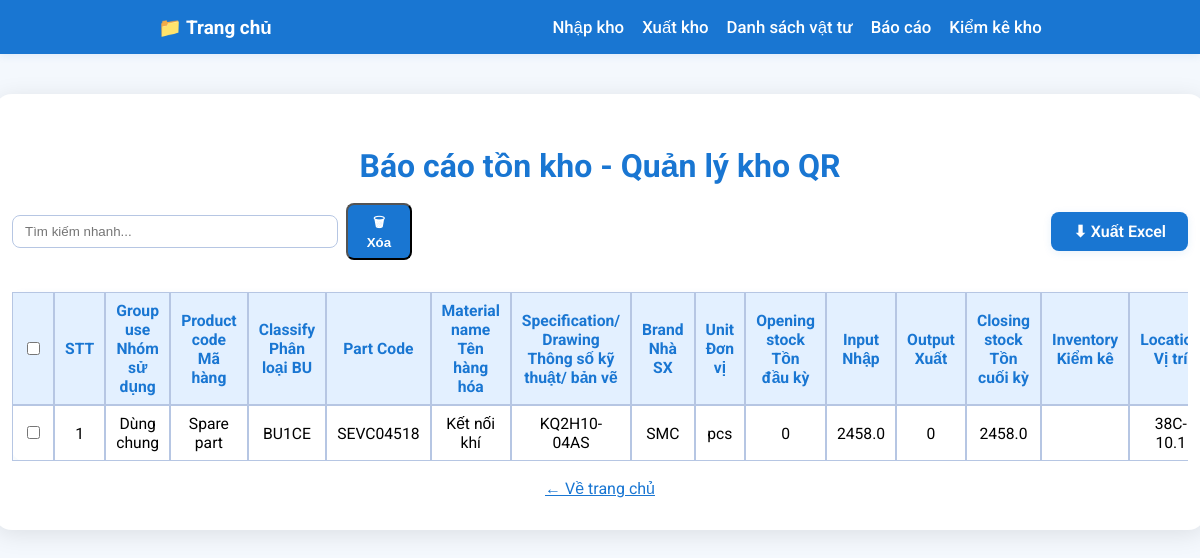
The page /bao-cao on the database as committed earlier.
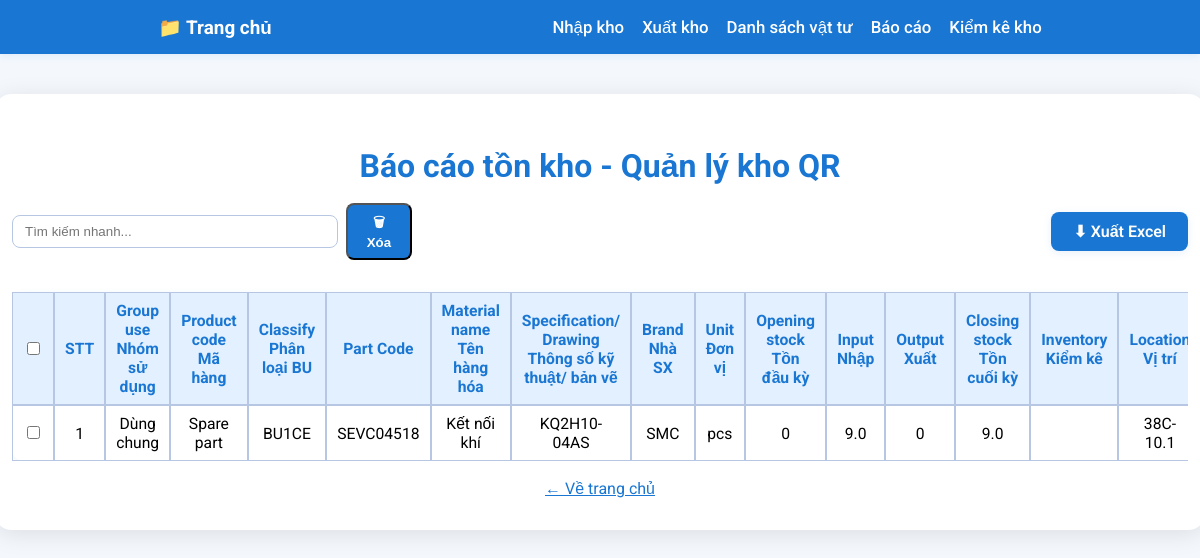
The same page on the database as committed later.
### tables this page shows
CREATE TABLE MATERIAL (
            material_id INTEGER PRIMARY KEY,
            product_code TEXT,
            material_name TEXT,
            part_code TEXT,
            group_name TEXT,
            classification TEXT,
            specification TEXT,
            brand_name TEXT,
            unit TEXT,
            supplier_name TEXT,
            location TEXT,
            status TEXT,
            created_at DATETIME,
            updated_at DATETIME
        , imported_by TEXT, quantity INTEGER DEFAULT 0);

### app.py (the view)
@app.route('/bao-cao')
def bao_cao():
    conn = get_db_connection()
    products = conn.execute('''
        SELECT * FROM MATERIAL WHERE material_id IN (
            SELECT MAX(material_id) FROM MATERIAL GROUP BY part_code
        )
    ''').fetchall()
    report = []
    for idx, row in enumerate(products, 1):
        material_id = row['material_id']
        part_code = row['part_code']
        input_qty = conn.execute('''SELECT COALESCE(SUM(quantity),0) FROM STOCK_TRANSACTION WHERE material_id IN (SELECT material_id FROM MATERIAL WHERE part_code=?) AND transaction_type="input"''', (part_code,)).fetchone()[0]
        output_qty = conn.execute('''SELECT COALESCE(SUM(quantity),0) FROM STOCK_TRANSACTION WHERE material_id IN (SELECT material_id FROM MATERIAL WHERE part_code=?) AND transaction_type="output"''', (part_code,)).fetchone()[0]
        inventory_row = conn.execute('''SELECT quantity, created_at FROM STOCK_TRANSACTION WHERE material_id IN (SELECT material_id FROM MATERIAL WHERE part_code=?) AND transaction_type="inventory" ORDER BY created_at DESC LIMIT 1''', (part_code,)).fetchone()
        inventory_qty = inventory_row['quantity'] if inventory_row else ''
        inventory_time = inventory_row['created_at'] if inventory_row else ''
        opening_row = conn.execute('''SELECT quantity FROM STOCK_TRANSACTION WHERE material_id IN (SELECT material_id FROM MATERIAL WHERE part_code=?) AND transaction_type="inventory" ORDER BY created_at ASC LIMIT 1''', (part_code,)).fetchone()
        opening_stock = opening_row['quantity'] if opening_row else 0
        closing_stock = opening_stock + input_qty - output_qty
        report.append({
            'stt': idx,
            'group_use': row['group_name'] if 'group_name' in row.keys() else '',
            'product_code': row['product_code'] if 'product_code' in row.keys() else '',
            'classify': row['classification'] if 'classification' in row.keys() else '',
            'part_code': row['part_code'] if 'part_code' in row.keys() else '',
            'material_name': row['material_name'] if 'material_name' in row.keys() else '',
            'specification': row['specification'] if 'specification' in row.keys() else '',
            'brand': row['brand_name'] if 'brand_name' in row.keys() else '',
            'unit': row['unit'] if 'unit' in row.keys() else '',
            'opening_stock': opening_stock,
            'input': input_qty,
            'output': output_qty,
            'closing_stock': closing_stock,
            'inventory': inventory_qty,
            'location': row['location'] if 'location' in row.keys() else '',
            'last_update': row['updated_at'] if 'updated_at' in row.keys() else '',
            'last_time': row['created_at'] if 'created_at' in row.keys() else '',
        })
    conn.close()
    return render_template('bao_cao.html', report=report)

### app.py (called while the page is built)
def get_db_connection():
    conn = sqlite3.connect(DATABASE_PATH)
    conn.row_factory = sqlite3.Row
    return conn

### templates/bao_cao.html (shortened to what the changed rows need)
<!DOCTYPE html>
<html lang="vi">
<head>
</head>
<body style="background:#f4f8fd;">
<div style="display:flex;justify-content:center;align-items:flex-start;min-height:100vh;width:100vw;">
    <div class="container" style="background:#fff;max-width:1400px;width:98vw;margin:40px auto 32px auto;border-radius:18px;box-shadow:0 4px 24px rgba(0,0,0,0.10);padding:32px 18px 32px 18px;">
        <h1 style="color:#1976d2;margin-bottom:18px;text-align:center;">Báo cáo tồn kho - Quản lý kho QR</h1>
        <div style="overflow-x:auto;width:100%;">
        <table id="report-table" style="min-width:1200px;width:100%;border-collapse:separate;border-spacing:0;background:#fff;border-radius:12px;box-shadow:0 2px 8px rgba(25,118,210,0.06);font-size:0.98rem;">
            <thead style="position:sticky;top:0;z-index:2;">
                <tr style="background:#1976d2;color:#fff;">
                    <th><input type="checkbox" id="select-all"></th>
                    <th>STT</th>
                    <th>Group use<br>Nhóm sử dụng</th>
                    <th>Product code<br>Mã hàng</th>
                    <th>Classify<br>Phân loại BU</th>
                    <th>Part Code</th>
                    <th>Material name<br>Tên hàng hóa</th>
                    <th>Specification/ Drawing<br>Thông số kỹ thuật/ bản vẽ</th>
                    <th>Brand<br>Nhà SX</th>
                    <th>Unit<br>Đơn vị</th>
                    <th>Opening stock<br>Tồn đầu kỳ</th>
                    <th>Input<br>Nhập</th>
                    <th>Output<br>Xuất</th>
                    <th>Closing stock<br>Tồn cuối kỳ</th>
                    <th>Inventory<br>Kiểm kê</th>
                    <th>Location<br>Vị trí</th>
                </tr>
            </thead>
            <tbody>
                {% for r in report %}
                <tr class="report-row">
                    <td><input type="checkbox" class="row-checkbox" data-part-code="{{ r.part_code }}"></td>
                    <td>{{ r.stt }}</td>
                    <td>{{ r.group_use }}</td>
                    <td>{{ r.product_code }}</td>
                    <td>{{ r.classify }}</td>
                    <td>{{ r.part_code }}</td>
                    <td>{{ r.material_name }}</td>
                    <td>{{ r.specification }}</td>
                    <td>{{ r.brand }}</td>
                    <td>{{ r.unit }}</td>
                    <td>{{ r.opening_stock }}</td>
                    <td>{{ r.input }}</td>
                    <td>{{ r.output }}</td>
                    <td>{{ r.closing_stock }}</td>
                    <td>{{ r.inventory }}</td>
                    <td>{{ r.location }}</td>
                </tr>
                {% endfor %}
            </tbody>
        </table>
        </div>
    </div>
</div>
</body>
</html>

Rows that differ between the two databases and show on the page:
changed MATERIAL "Dùng chung": input "2458.0" → "9.0"; closing_stock "2458.0" → "9.0"
